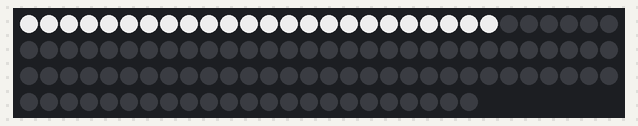
This sketch was run on a simulated Arduino Uno, built with avr-gcc and run on an emulated ATmega328P. Shown: 113 RGB LEDs in strip order, left to right, continuing on the next row.

Above: at 2.8 s.

The sketch:

FastLED_Desk.ino
```cpp
#include "FastLED.h"
#include "Enums.h"

#define STRIP_PIN 6
#define RING_PIN 5

#define STRIP_LEDCOUNT 113
#define STRIP_ACTIVECOUNT 24

#define RING_LEDCOUNT 16

#define ANIMATION_DELAY 20

int sBrightness = 200;
int rBrightness = 5;

int pos = 0;

CRGB stripLEDs[STRIP_LEDCOUNT];
CRGB ringLEDs[RING_LEDCOUNT];

void clear_leds(target = both);
void set_color(target, int, CRGB, bool = true);

void sweep(target, CRGB&);
void circle_anim(bool, int, CRGB&, int);
void rainbow_anim(byte);
CRGB rainbow_order(byte);

void setup()
{
	FastLED.addLeds<NEOPIXEL, 6>(stripLEDs, STRIP_LEDCOUNT);
	//FastLED.addLeds<NEOPIXEL, 5>(ringLEDs, RING_LEDCOUNT);

	clear_leds();

	sweep(strip, CRGB::Red);
	sweep(strip, CRGB::Green);
	sweep(strip, CRGB::Blue);

	for (int i = 0; i < STRIP_ACTIVECOUNT; i++)
	{
		set_color(strip, i, CRGB::White);
		FastLED.delay(ANIMATION_DELAY);
	}

	//sweep(ring, CRGB::Red);
	//sweep(ring, CRGB::Green);
	//sweep(ring, CRGB::Blue);

	/*for (int i = 0; i < RING_LEDCOUNT; i++)
	{
		set_color(ring, i, CRGB::White);
		FastLED.delay(ANIMATION_DELAY);
	}*/

	FastLED.delay(1000);
}

void loop()
{
	/*rainbow_anim(pos);
	pos--;
	FastLED.delay(ANIMATION_DELAY * 4);*/
}

void clear_leds(const target board = both)
{
	switch (board)
	{
		case strip:
			fill_solid(stripLEDs, STRIP_ACTIVECOUNT, CRGB::Black);
			FastLED[strip].showLeds();
			break;
		case ring:
			fill_solid(ringLEDs, RING_LEDCOUNT, CRGB::Black);
			FastLED[ring].showLeds();
			break;
		default:
			fill_solid(stripLEDs, STRIP_ACTIVECOUNT, CRGB::Black);
			fill_solid(ringLEDs, RING_LEDCOUNT, CRGB::Black);
			FastLED[strip].showLeds();
			FastLED[ring].showLeds();
			break;
	}
}

void set_color(const target board, const int pixel, const CRGB color, const bool show = true)
{
	switch (board)
	{
		case strip:
			stripLEDs[pixel].r = map(color.r, 0, 255, 0, sBrightness);
			stripLEDs[pixel].g = map(color.g, 0, 255, 0, sBrightness);
			stripLEDs[pixel].b = map(color.b, 0, 255, 0, sBrightness);
			break;
		case ring:
			ringLEDs[pixel].r = map(color.r, 0, 255, 0, rBrightness);
			ringLEDs[pixel].g = map(color.g, 0, 255, 0, rBrightness);
			ringLEDs[pixel].b = map(color.b, 0, 255, 0, rBrightness);
			break;
	}

	if (show)
		FastLED[board].showLeds();
}

void sweep(const target board, const CRGB& color)
{
	switch (board)
	{
		case strip:
			for (auto i = 0; i < STRIP_ACTIVECOUNT; i++)
			{
				set_color(strip, i, color);
				FastLED.delay(ANIMATION_DELAY);
				set_color(strip, i, CRGB::Black);
			}
			break;
		case ring:
			for (auto i = 0; i < RING_LEDCOUNT; i++)
			{
				set_color(ring, i, color);
				FastLED.delay(ANIMATION_DELAY);
				set_color(ring, i, CRGB::Black);
			}
			break;
	}
}

void circle_anim(const bool clockwise, const int pixelCount, const CRGB& color, const int loops)
{
	int pixel1 = 14;
	int pixel2 = 2;
	int pixel3 = 6;
	int pixel4 = 10;

	if (clockwise)
	{
		switch (pixelCount)
		{
			case 1:
				for (int i = 0; i < loops; i++)
				{
					for (int j = 0; j < RING_LEDCOUNT; j++)
					{
						if (pixel1 > 15)
							pixel1 = 0;

						set_color(ring, pixel1, color);
						FastLED.delay(ANIMATION_DELAY * 4);
						set_color(ring, pixel1, CRGB::Black);
						pixel1++;
					}
				}
				break;
			case 2:
				for (int i = 0; i < loops; i++)
				{
					for (int j = 0; j < RING_LEDCOUNT; j++)
					{
						if (pixel1 > 15)
							pixel1 = 0;

						if (pixel3 > 15)
							pixel3 = 0;

						set_color(ring, pixel1, color, false);
						set_color(ring, pixel3, color);
						FastLED.delay(ANIMATION_DELAY * 4);
						set_color(ring, pixel1, CRGB::Black, false);
						set_color(ring, pixel3, CRGB::Black);
						pixel1++;
						pixel3++;
					}
				}
				break;
			case 3:
				break;
			case 4:
				for (int i = 0; i < loops; i++)
				{
					for (int j = 0; j < RING_LEDCOUNT; j++)
					{
						if (pixel1 > 15)
							pixel1 = 0;

						if (pixel2 > 15)
							pixel2 = 0;

						if (pixel3 > 15)
							pixel3 = 0;

						if (pixel4 > 15)
							pixel4 = 0;

						set_color(ring, pixel1, color, false);
						set_color(ring, pixel2, color, false);
						set_color(ring, pixel3, color, false);
						set_color(ring, pixel4, color);
						FastLED.delay(ANIMATION_DELAY * 4);
						set_color(ring, pixel1, CRGB::Black, false);
						set_color(ring, pixel2, CRGB::Black, false);
						set_color(ring, pixel3, CRGB::Black, false);
						set_color(ring, pixel4, CRGB::Black);
						pixel1++;
						pixel2++;
						pixel3++;
						pixel4++;
					}
				}
				break;
		}
	}
}

void rainbow_anim(const byte start_position)
{
	const auto rainbow_scale = 192 / RING_LEDCOUNT;

	for (auto i = 0; i < RING_LEDCOUNT; i++)
	{
		set_color(ring, i, rainbow_order(rainbow_scale * (i + start_position) % 192), false);
	}
	FastLED[ring].showLeds();
}

CRGB rainbow_order(byte position)
{
	CRGB ret;

	if (position < 31)
	{
		ret.r = 0xFF;
		ret.g = position * 8;
		ret.b = 0x00;
	}
	else if (position < 63)
	{
		position -= 31;

		ret.r = 0xFF - position * 8;
		ret.g = 0xFF;
		ret.b = 0x00;
	}
	else if (position < 95)
	{
		position -= 63;

		ret.r = 0x00;
		ret.g = 0xFF;
		ret.b = position * 8;
	}
	else if (position < 127)
	{
		position -= 95;

		ret.r = 0x00;
		ret.g = 0xFF - position * 8;
		ret.b = 0xFF;
	}
	else if (position < 159)
	{
		position -= 127;

		ret.r = position * 8;
		ret.g = 0x00;
		ret.b = 0xFF;
	}
	else
	{
		position -= 159;

		ret.r = 0xFF;
		ret.g = 0x00;
		ret.b = 0xFF - position * 8;
	}

	return ret;
}
```

Enums.h
```cpp
#pragma once
enum target
{
	strip,
	ring,
	none,
	both
};

enum mode
{
	rainbow,
	circle,
	glow,
	flash,
	percentage,
	static_color,
	fade
};
```

Functions.c
```cpp
// Functions for Animations and LED operation

#include "Functions.h"
```

Functions.h
```cpp
// Functions.h

#ifndef _FUNCTIONS_h
#define _FUNCTIONS_h

#if defined(ARDUINO) && ARDUINO >= 100
	#include "arduino.h"
#else
	#include "WProgram.h"
#endif


#endif
```
